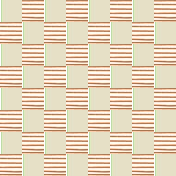

This is a level from a 2D game, rendered from its Tiled map with the project's own tilesets. A one-line summary and the map file follow, with tile-layer data summarised:
An orthogonal 8x8 tile map with 22x22 px tiles, 1 tile layer (Tile Layer 1).

<map version="1.0" orientation="orthogonal" renderorder="right-down" width="8" height="8" tilewidth="22" tileheight="22" nextobjectid="1">
 <tileset firstgid="1" name="board_pattern" tilewidth="22" tileheight="22" tilecount="24">
  <image source="../hd/board_pattern.png" width="90" height="144" />
 </tileset>
 <layer name="Tile Layer 1" width="8" height="8">
  <data>[64 cells, 64 non-empty, 2 distinct tile ids]</data>
 </layer>
</map>
